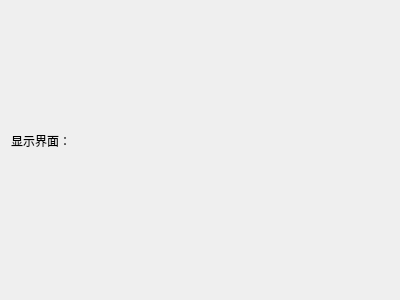
<?xml version="1.0" encoding="UTF-8"?>
<ui version="4.0">
 <class>Widget</class>
 <widget class="QWidget" name="Widget">
  <property name="geometry">
   <rect>
    <x>0</x>
    <y>0</y>
    <width>400</width>
    <height>300</height>
   </rect>
  </property>
  <property name="windowTitle">
   <string>Widget</string>
  </property>
  <widget class="QLabel" name="label">
   <property name="geometry">
    <rect>
     <x>90</x>
     <y>110</y>
     <width>261</width>
     <height>61</height>
    </rect>
   </property>
   <property name="text">
    <string/>
   </property>
  </widget>
  <widget class="QLabel" name="label_2">
   <property name="geometry">
    <rect>
     <x>11</x>
     <y>130</y>
     <width>81</width>
     <height>21</height>
    </rect>
   </property>
   <property name="text">
    <string>显示界面：</string>
   </property>
  </widget>
  <widget class="QLabel" name="label_3">
   <property name="geometry">
    <rect>
     <x>80</x>
     <y>150</y>
     <width>301</width>
     <height>71</height>
    </rect>
   </property>
   <property name="text">
    <string/>
   </property>
  </widget>
 </widget>
 <layoutdefault spacing="6" margin="11"/>
 <resources/>
 <connections/>
</ui>
